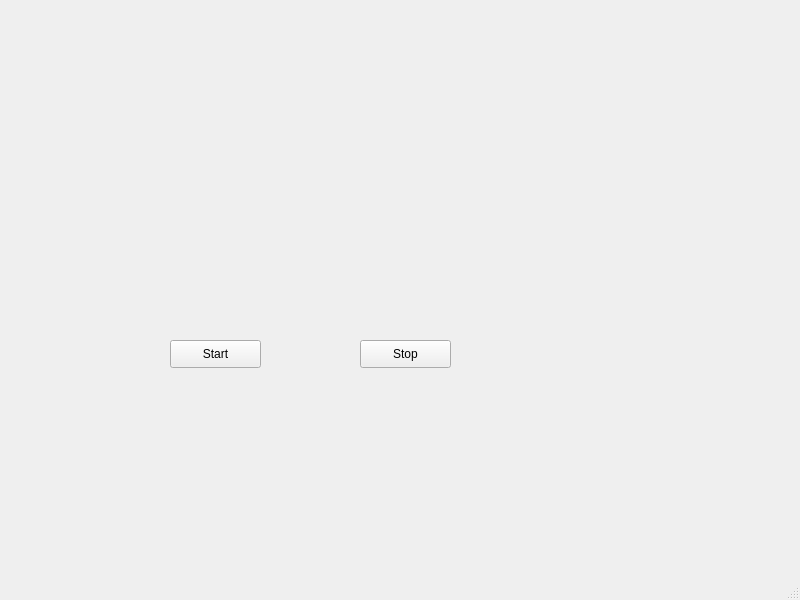
<?xml version="1.0" encoding="UTF-8"?>
<ui version="4.0">
 <class>MainWindow</class>
 <widget class="QMainWindow" name="MainWindow">
  <property name="geometry">
   <rect>
    <x>0</x>
    <y>0</y>
    <width>800</width>
    <height>600</height>
   </rect>
  </property>
  <property name="windowTitle">
   <string>MainWindow</string>
  </property>
  <widget class="QWidget" name="centralwidget">
   <widget class="QPushButton" name="btnStart">
    <property name="geometry">
     <rect>
      <x>170</x>
      <y>340</y>
      <width>91</width>
      <height>28</height>
     </rect>
    </property>
    <property name="text">
     <string>Start</string>
    </property>
   </widget>
   <widget class="QPushButton" name="btnStop">
    <property name="geometry">
     <rect>
      <x>360</x>
      <y>340</y>
      <width>91</width>
      <height>28</height>
     </rect>
    </property>
    <property name="text">
     <string>Stop</string>
    </property>
   </widget>
  </widget>
  <widget class="QMenuBar" name="menubar">
   <property name="geometry">
    <rect>
     <x>0</x>
     <y>0</y>
     <width>800</width>
     <height>25</height>
    </rect>
   </property>
  </widget>
  <widget class="QStatusBar" name="statusbar"/>
 </widget>
 <resources/>
 <connections/>
</ui>
